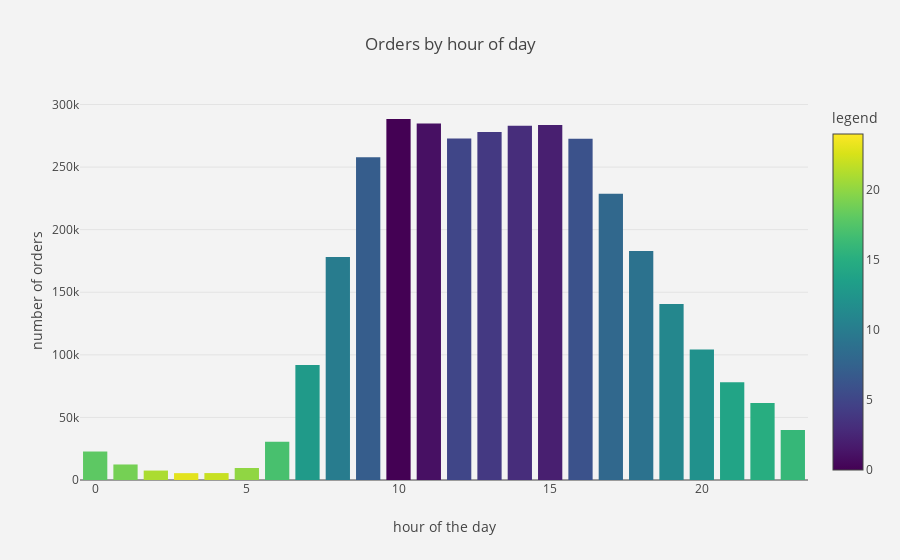

Notebook code for this chart:
### Markdown cell above
# What time of day do people order the most?

### Code cell
combined = orders.groupby("order_id")["order_hour_of_day"].aggregate("sum").reset_index()
combined = combined.order_hour_of_day.value_counts()

bar_chart(combined, 'Orders by hour of day', 'hour of the day', 'number of orders', 24)

### Figure 1 — Plotly figure (JSON) as saved in the notebook; plotly's stock layout.template omitted (floating-point values rounded to 4 significant figures)
{"data": [{"marker": {"cmax": 24, "cmin": 0, "color": [0, 1, 2, 3, 4, 5, 6, 7, 8, 9, 10, 11, 12, 13, 14, 15, 16, 17, 18, 19, 20, 21, 22, 23], "colorbar": {"title": "legend"}, "colorscale": "Viridis"}, "type": "bar", "uid": "5162a9ed-16c4-40c3-9b0c-60fc354e25f4", "x": [10, 11, 15, 14, 13, 12, 16, 9, 17, 18, 8, 19, 20, 7, 21, 22, 23, 6, 0, 1, 5, 2, 4, 3], "y": [288418, 284728, 283639, 283042, 277999, 272841, 272553, 257812, 228795, 182912, 178201, 140569, 104292, 91868, 78109, 61468, 40043, 30529, 22758, 12398, 9569, 7539, 5527, 5474]}], "layout": {"paper_bgcolor": "rgb(243,243,243)", "plot_bgcolor": "rgb(243,243,243)", "title": "Orders by hour of day", "xaxis": {"title": "hour of the day"}, "yaxis": {"title": "number of orders"}}}
